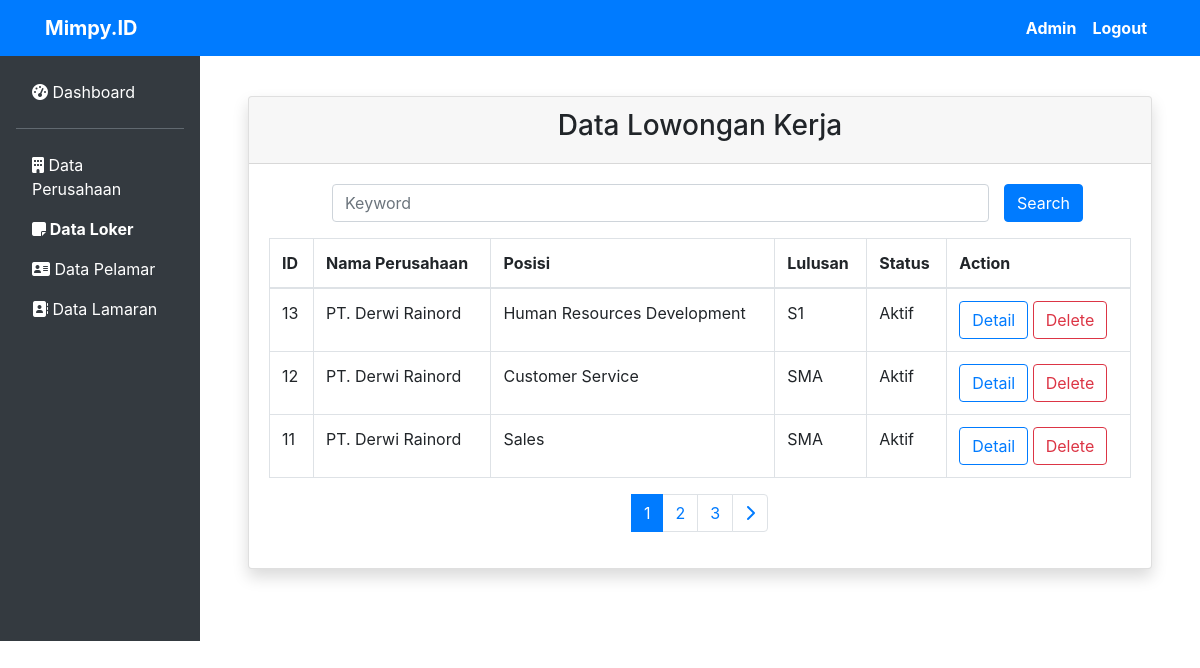
The page /data-loker.php (signed in) on the database as committed earlier.
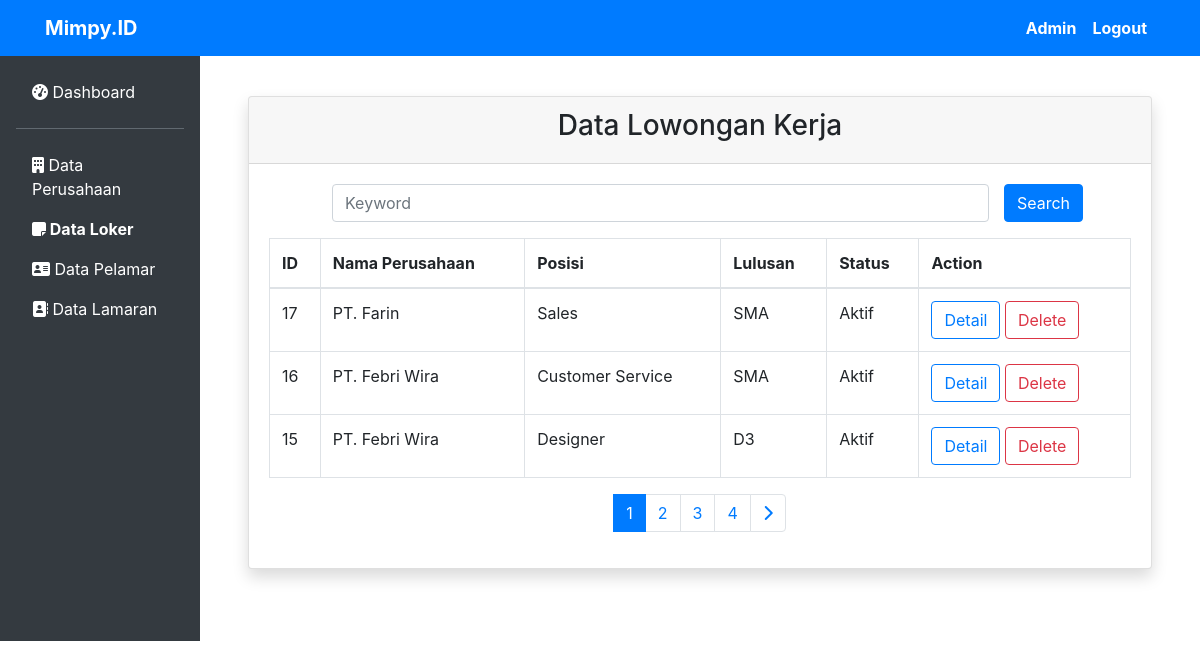
The same page on the database as committed later.
### tables this page shows
CREATE TABLE `loker` (
  `id` int(11) NOT NULL,
  `idPerusahaan` int(11) NOT NULL,
  `posisi` varchar(30) NOT NULL,
  `lulusan` varchar(50) NOT NULL,
  `jobdesk` varchar(100) NOT NULL,
  `keterangan` varchar(256) NOT NULL,
  `status` varchar(11) NOT NULL
);

CREATE TABLE `perusahaan` (
  `id` int(11) NOT NULL,
  `nama` varchar(50) NOT NULL,
  `email` varchar(50) NOT NULL,
  `telp` varchar(20) NOT NULL,
  `kota` varchar(30) NOT NULL,
  `alamat` varchar(100) NOT NULL,
  `deskripsi` varchar(512) NOT NULL,
  `foto` text NOT NULL,
  `password` varchar(255) NOT NULL
);

### data-loker.php (the view, shortened to what the changed rows need)
<?php
require "db.php";
?>
<!doctype html>
<html lang="en">
    <head>
        <link rel="stylesheet" href="https://cdn.jsdelivr.net/npm/bootstrap@4.5.3/dist/css/bootstrap.min.css">
        <link rel="stylesheet" href="css/mimpy.id.css">
        <link rel="stylesheet" href="css/dashboard.css">
        <?php require "headtags.php" ?>
    </head>
    <body>
        <?php if (isset($_SESSION["admin"])) : ?>
            <div class="row no-gutters">
                <div class="col-md-10 p-5">
                        <div class="card shadow mb-4">
                        <div class="card-body">
                            <div class="table-responsive">
                                <table class="table table-bordered" id="dataTable" width="100%" cellspacing="0">
                                <thead>
                                    <tr>
                                        <th>ID</th>
                                        <th>Nama Perusahaan</th>
                                        <th>Posisi</th>
                                        <th>Lulusan</th>
                                        <th>Status</th>
                                        <th>Action</th>
                                    </tr>
                                </thead>
                                <tbody>
                                    <?php
                                    $jumlahDataPerHalaman = 3;
                                    $jumlahData = mysqli_num_rows(mysqli_query($db,"SELECT * FROM loker"));
                                    $jumlahHalaman = ceil($jumlahData / $jumlahDataPerHalaman);
                                    if ( isset($_GET["page"])){
                                        $halamanAktif = $_GET["page"];
                                    }else{
                                        $halamanAktif = 1;
                                    }
                                    $awalData = ( $jumlahDataPerHalaman * $halamanAktif ) - $jumlahDataPerHalaman;
                                    $loker = mysqli_query($db, "SELECT *, loker.id as idLoker, perusahaan.nama as namaPerusahaan FROM loker INNER JOIN perusahaan  ON loker.idPerusahaan = perusahaan.id ORDER BY loker.id DESC LIMIT $awalData, $jumlahDataPerHalaman");
                                    if (mysqli_num_rows($loker) > 0) :
                                    foreach ($loker as $data) :
                                    ?>
                                            <tr>
                                                <td><?= $data["idLoker"] ?></td>
                                                <td><?= $data["namaPerusahaan"] ?></td>
                                                <td><?= $data["posisi"] ?></td>
                                                <td><?= $data["lulusan"] ?></td>
                                                <td><?= $data["status"] ?></td>
                                                <td>
                                                    <a href="detail-loker.php?id=<?= $data['idLoker'] ?>" class="btn btn-outline-primary">Detail</a>
                                                    <a href="hapus-loker.php?id=<?= $data['idLoker'] ?>" onclick="return confirm('Apakah Anda Yakin Ingin Menghapus Lowongan Kerja ?')" class="btn btn-outline-danger">Delete</a>
                                                </td>
                                            </tr>
                                    <?php
                                            endforeach;
                                        else :
                                    ?>
                                            <tr class="text-center">
                                                <td colspan=4><h3>BELUM ADA DATA</h3></td>
                                            </tr>
                                    <?php endif; ?>
                                </tbody>
                                </table>
                            </div>
                            <?php if (!isset($_POST["cari"])) : ?>
                              <div class="row">
                                  <div class="col">
                                      <nav aria-label="...">
                                          <ul class="pagination justify-content-center">
                                              <?php for( $i = 1; $i <= $jumlahHalaman; $i++ ) : ?>
                                                  <?php if( $i == $halamanAktif ) : ?>
                                                      <li class="page-item active">
                                                          <a class="page-link" href="?page=<?= $i; ?>"><?= $i; ?></a>
                                                      </li>
                                                  <?php else : ?>
                                                      <li class="page-item">
                                                          <a class="page-link" href="?page=<?= $i; ?>"><?= $i; ?></a>
                                                      </li>
                                                  <?php endif; ?>
                                              <?php endfor; ?>
                                          </ul>
                                      </nav>
                                  </div>
                              </div>
                            <?php endif; ?>
                        </div>
                    </div>
                </div>
            </div>
        <?php endif; ?>
    </body>
</html>

Rows that differ between the two databases and show on the page:
no longer on this page (row edited): loker: id "13", idPerusahaan.nama "PT. Derwi Rainord", posisi "Human Resources Development", lulusan "S1", status "Aktif"
no longer on this page (row unchanged): loker: id "12", idPerusahaan.nama "PT. Derwi Rainord", posisi "Customer Service", lulusan "SMA", status "Aktif"
no longer on this page (row unchanged): loker: id "11", idPerusahaan.nama "PT. Derwi Rainord", posisi "Sales", lulusan "SMA", status "Aktif"
added loker: id "17", idPerusahaan.nama "PT. Farin", posisi "Sales", lulusan "SMA", status "Aktif"
added loker: id "16", idPerusahaan.nama "PT. Febri Wira", posisi "Customer Service", lulusan "SMA", status "Aktif"
added loker: id "15", idPerusahaan.nama "PT. Febri Wira", posisi "Designer", lulusan "D3", status "Aktif"
Other text that changed with them:
new list line: "4"
